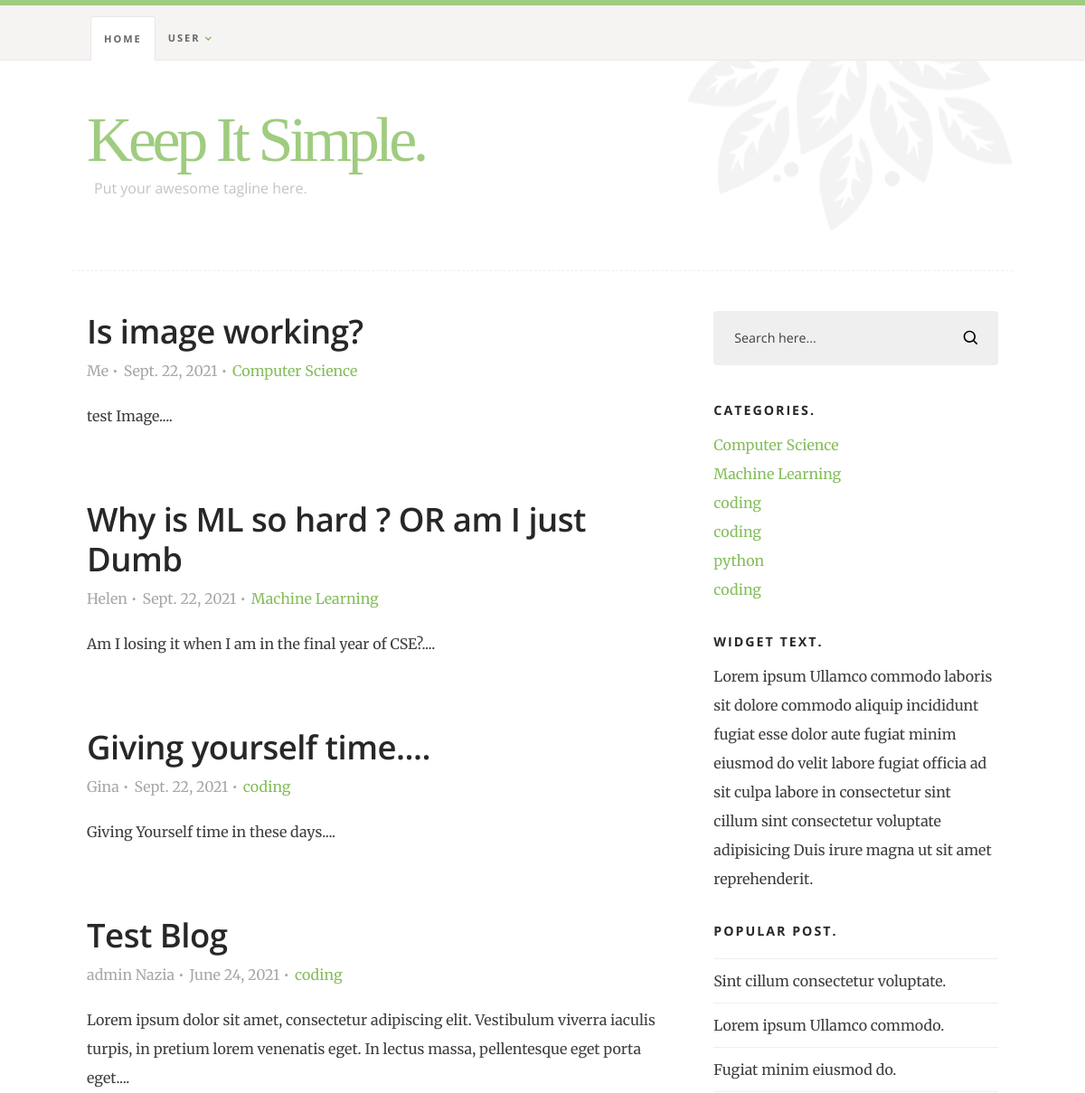
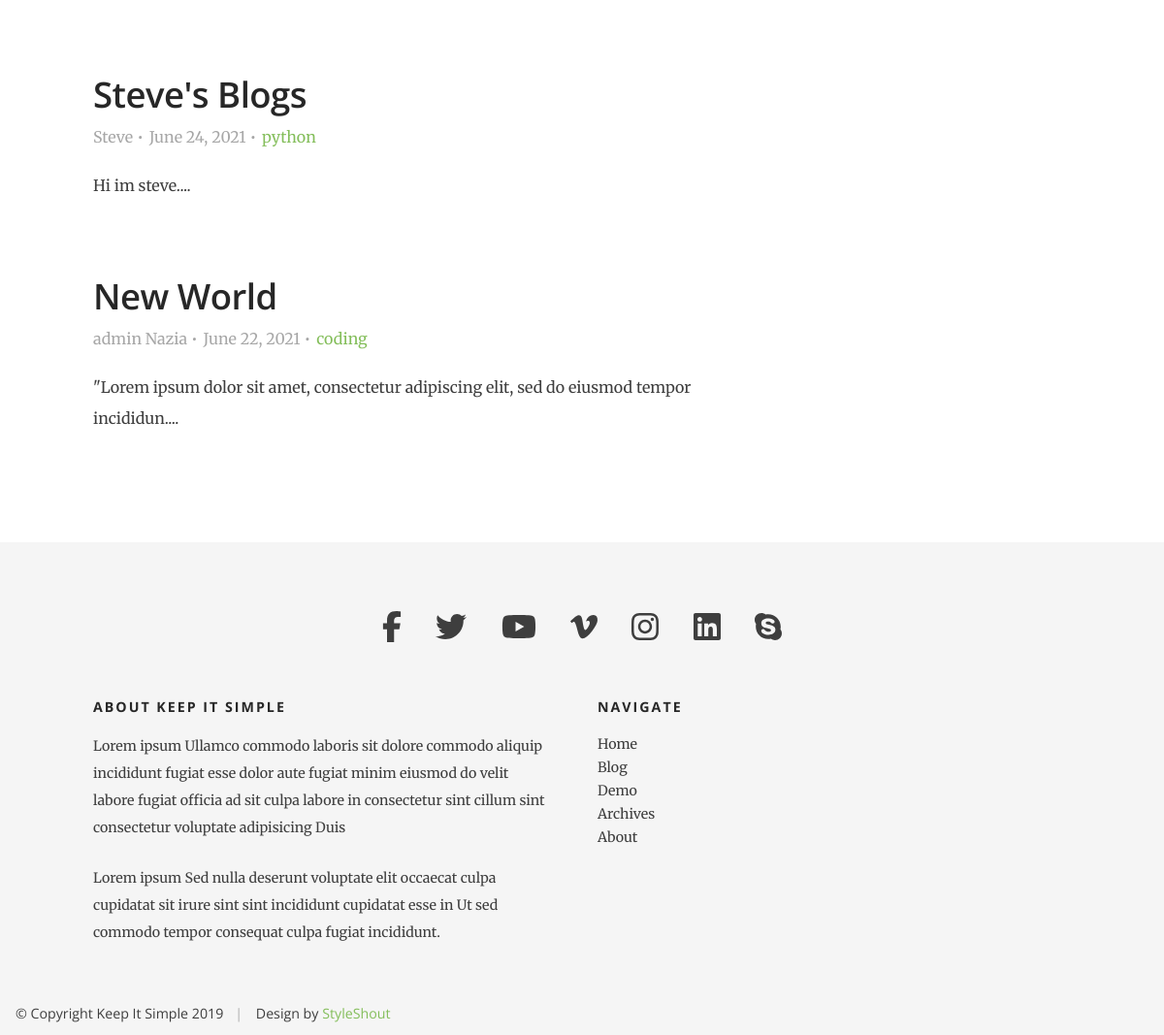
The page / on the database its author committed (2 pictures, top to bottom).
### theblog/models.py (models this page shows, shortened)
class Post(models.Model):
    title = models.CharField(max_length=255)
    title_tag = models.CharField(max_length=255, default = 'My blog ')
    header_image = models.ImageField(null=True, blank=True,upload_to="images/")
    author=models.ForeignKey(User, on_delete=models.CASCADE)
    body=RichTextField(blank=True, null=True)
    category =models.CharField(max_length=255, default ='coding')
    post_date = models.DateField(auto_now_add=True)
    likes= models.ManyToManyField(User, related_name ='blog_post')
    snippet = models.CharField(max_length=255)

### theblog/views.py (the view)
# urls.py: path('', HomeView.as_view(), name="home"),
class HomeView(ListView):
    model=Post
    template_name = "home.html"
    ordering = ['-post_date']

### theblog/templates/home.html (shortened to what this page needs)
{% extends 'base.html' %}
{% load static %}
        {% block content %}
        <div class="row">
            <div id="main" class="s-content__main large-8 column">
                {% for post in object_list %}
                <article class="entry">
                    <header class="entry__header">
                        <h2 class="entry__title h1">
                            <a href="{% url 'article-detail' post.pk %}" title="">{{post.title}}</a>
                        </h2>
                        <div class="entry__meta">
                            <ul>
                                <li>{{post.author.first_name}}</li>
                                <li>{{post.post_date}}</li>
                                <li><a href="{% url 'category' post.category %}" title="" rel="category tag">{{post.category}} </a></li>
                            </ul>
                        </div>
                    </header>
                    <div class="entry__content">
                        <p>
                            {{ post.snippet|safe }}....
                        </p>
                    </div>
                </article>
                {% endfor %}
            </div>
           <div id="sidebar" class="s-content__sidebar large-4 column">
               <div class="widget widget--search">
                  <form action="#">
                     <input type="text" value="Search here..." onblur="if(this.value == '') { this.value = 'Search here...'; }" onfocus="if (this.value == 'Search here...') { this.value = ''; }" class="text-search">
                     <input type="submit" value="" class="submit-search">
                  </form>
               </div>
               <div class="widget widget--categories">
                   <h3 class="h6">Categories.</h3>
                   <ul>
                    {% for post in object_list %}
                        <li><a href="{% url 'category' post.category %}" title="">{{ post.category }}</a></li>
                    {% endfor %}
                    </ul>
                </div>
                <div class="widget widget_text group">
                    <h3 class="h6">Widget Text.</h3>
                    <p>
                    Lorem ipsum Ullamco commodo laboris sit dolore commodo aliquip incididunt fugiat esse dolor
                    aute fugiat minim eiusmod do velit labore fugiat officia ad sit culpa labore in consectetur
                    sint cillum sint consectetur voluptate adipisicing Duis irure magna ut sit amet reprehenderit.
                    </p>
                </div>
                <div class="widget widget_popular">
                    <h3 class="h6">Popular Post.</h3>
                    <ul class="link-list">
                        <li><a href="#">Sint cillum consectetur voluptate.</a></li>
                        <li><a href="#">Lorem ipsum Ullamco commodo.</a></li>
                        <li><a href="#">Fugiat minim eiusmod do.</a></li>
                    </ul>
                </div>
            </div>
        </div>
        {% endblock %}

### theblog/templates/base.html (shortened to what this page needs)
{% load static %}
<!DOCTYPE html>
<html class="no-js" lang="en">
    <head>
        <link rel="stylesheet" href="{% static 'css/base.css' %}">
        <link rel="stylesheet" href="{% static 'css/main.css' %}">
    </head>
<body id="top">
    <header class="s-header">
        <div class="row">
            <div class="s-header__content column">
                <h1 class="s-header__logotext">
                    <a href="{% url 'home' %}" title="">Keep It Simple.</a>
                </h1>
                <p class="s-header__tagline">Put your awesome tagline here.</p>
            </div>
        </div>
        <nav class="s-header__nav-wrap">
            <div class="row">
                <ul class="s-header__nav">
                    <li class="current"><a href="{% url 'home' %}">Home</a></li>
                    {% if user.is_authenticated %}
                        <li class="has-children"><a href="#0">Blog</a>
                            <ul>
                                <li><a href="{% url 'add-post' %}">Post Blog</a></li>
                                <li><a href="{% url 'add-category' %}">add category</a></li>
                            </ul>
                        </li>
                        <li class="has-children"><a href="#0">User</a>
                            <ul>
                                <li><a href="{% url 'logout' %}">Log out</a></li>
                                <li><a href="{% url 'edit-profile'%}">Profile Settings </a></li>
                                {% if user.profilemodel.id %}
                                    <li><a href="{% url 'PublicProfile' user.profilemodel.id %}">View Public Profile  </a></li>
                                    <li><a href="{% url 'UpdatePublicProfileView'  user.profilemodel.id %}">Edit Your Profile Information </a></li>
                                {% else %}
                                    <li><a href="{% url 'CreatePublicProfileView' %}">Add Your Profile Information </a></li>
                                {% endif %}
                            </ul>
                        </li>
                    {% else %}
                        <li class="has-children"><a href="#0">User</a>
                        </li>
                    {% endif %}
                </ul>
            </div>
        </nav>
    </header>
    <div class="s-content">
        {% block content %}
        {% endblock %}
    </div>
    <footer class="s-footer">
        <div class="row s-footer__top">
            <div class="column">
                <ul class="s-footer__social">
                    <li><a href="#0"><i class="fab fa-facebook-f" aria-hidden="true"></i></a></li>
                    <li><a href="#0"><i class="fab fa-twitter" aria-hidden="true"></i></a></li>
                    <li><a href="#0"><i class="fab fa-youtube" aria-hidden="true"></i></a></li>
                    <li><a href="#0"><i class="fab fa-vimeo-v" aria-hidden="true"></i></a></li>
                    <li><a href="#0"><i class="fab fa-instagram" aria-hidden="true"></i></a></li>
                    <li><a href="#0"><i class="fab fa-linkedin" aria-hidden="true"></i></a></li>
                    <li><a href="#0"><i class="fab fa-skype" aria-hidden="true"></i></a></li>
                </ul>
            </div>
        </div>
        <div class="row s-footer__bottom">
            <div class="large-6 tab-full column s-footer__info">
                <h3 class="h6">About Keep It Simple</h3>
                <p>
                Lorem ipsum Ullamco commodo laboris sit dolore commodo aliquip incididunt fugiat esse dolor
                aute fugiat minim eiusmod do velit labore fugiat officia ad sit culpa labore in consectetur
                sint cillum sint consectetur voluptate adipisicing Duis
                </p>
                <p>
                Lorem ipsum Sed nulla deserunt voluptate elit occaecat culpa cupidatat sit irure sint
                sint incididunt cupidatat esse in Ut sed commodo tempor consequat culpa fugiat incididunt.
                </p>
            </div>
                    <div class="large-4 tab-full column">
                        <h3  class="h6">Navigate</h3>
                        <ul class="s-footer__list s-footer-list--nav group">
                            <li><a href="#0">Home</a></li>
                            <li><a href="#0">Blog</a></li>
                            <li><a href="#0">Demo</a></li>
                            <li><a href="#0">Archives</a></li>
                            <li><a href="#0">About</a></li>
                        </ul>
                    </div>
                </div>
            <div class="ss-copyright">
                <span>© Copyright Keep It Simple 2019</span>
                <span>Design by <a href="https://www.styleshout.com/">StyleShout</a></span>
            </div>
    </footer>
</body>
</html>

### theblog/static/css/base.css (style rules this page uses)
html { line-height: 1.15; -webkit-text-size-adjust: 100%; }
body { margin: 0; }
h1 { font-size: 2em; margin: 0.67em 0; }
a { background-color: transparent; }
button, input, optgroup, select, textarea { font-family: inherit; font-size: 100%; line-height: 1.15; margin: 0; }
button, input { overflow: visible; }
button, [type="button"], [type="reset"], [type="submit"] { -webkit-appearance: button; }
html { font-size: 62.5%; -webkit-box-sizing: border-box; box-sizing: border-box; }
*, *::before, *::after { -webkit-box-sizing: inherit; box-sizing: inherit; }
body { font-weight: normal; line-height: 1; word-wrap: break-word; -moz-font-smoothing: grayscale; -moz-osx-font-smoothing: grayscale; -webkit-font-smoothing: antialiased; -webkit-overflow-scrolling: touch; -webkit-text-size-adjust: none; }
svg, img, video embed, iframe, object { max-width: 300px; height: 300px; border-radius: 0%; }
div, dl, dt, dd, ul, ol, li, h1, h2, h3, h4, h5, h6, pre, form, p, blockquote, th, td { margin: 0; padding: 0; }
p { font-size: inherit; text-rendering: optimizeLegibility; }
ol, ul { list-style: none; }
li { display: block; }
a { text-decoration: none; line-height: inherit; }
input[type="email"], input[type="number"], input[type="search"], input[type="text"], input[type="tel"], input[type="url"], input[type="password"], textarea { -webkit-appearance: none; -moz-appearance: none; appearance: none; }
.row { width: 100%; max-width: 1040px; margin: 0 auto; display: -ms-flexbox; display: -webkit-box; display: flex; -ms-flex-flow: row wrap; -webkit-box-orient: horizontal; -webkit-box-direction: normal; flex-flow: row wrap; }
.column { -ms-flex: 1 1 0%; -webkit-box-flex: 1; flex: 1 1 0%; padding: 0 30px; }
.large-4 { -ms-flex: 0 0 33.33333%; -webkit-box-flex: 0; flex: 0 0 33.33333%; max-width: 33.33333%; }
.large-6, .large-half { -ms-flex: 0 0 50%; -webkit-box-flex: 0; flex: 0 0 50%; max-width: 50%; }
.large-8 { -ms-flex: 0 0 66.66667%; -webkit-box-flex: 0; flex: 0 0 66.66667%; max-width: 66.66667%; }
@media screen and (max-width:1200px) { .column { padding: 0 16px; } }

### rows shown on the page
Post: title "Is image working?", author.first_name "Me", post_date "Sept. 22, 2021", category "Computer Science", snippet "test Image"
Post: title "Why is ML so hard ? OR am I just Dumb", author.first_name "Helen", post_date "Sept. 22, 2021", category "Machine Learning", snippet "Am I losing it when I am in the final year of CSE?"
Post: title "Giving yourself time....", author.first_name "Gina", post_date "Sept. 22, 2021", category "coding", snippet "Giving Yourself time in these days"
Post: title "Test Blog", author.first_name "admin Nazia", post_date "June 24, 2021", category "coding", snippet "Lorem ipsum dolor sit amet, consectetur adipiscing elit. Vestibulum viverra iaculis turpis, in pretium lorem venenatis eget. In lectus massa, pellentesque eget porta eget"
Post: title "Steve's Blogs", author.first_name "Steve", post_date "June 24, 2021", category "python", snippet "Hi im steve"
Post: title "New World", author.first_name "admin Nazia", post_date "June 22, 2021", category "coding", snippet "\"Lorem ipsum dolor sit amet, consectetur adipiscing elit, sed do eiusmod tempor incididun"
